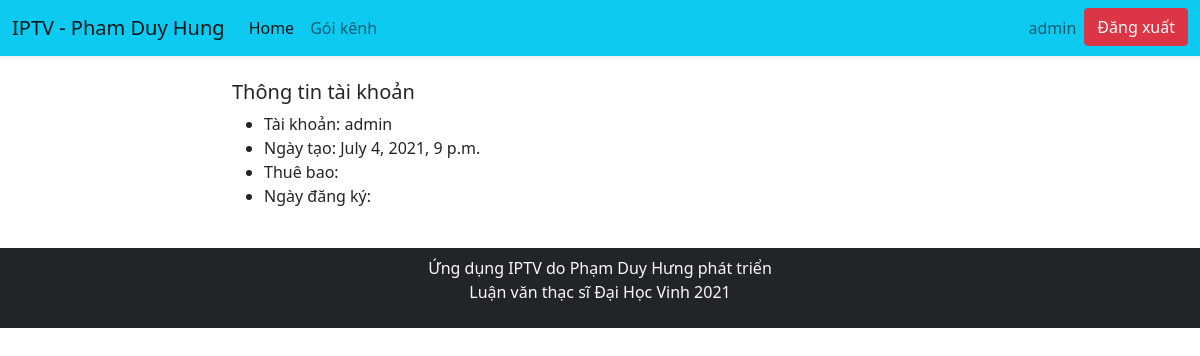
The page /profile/ (signed in) on the database as committed earlier.
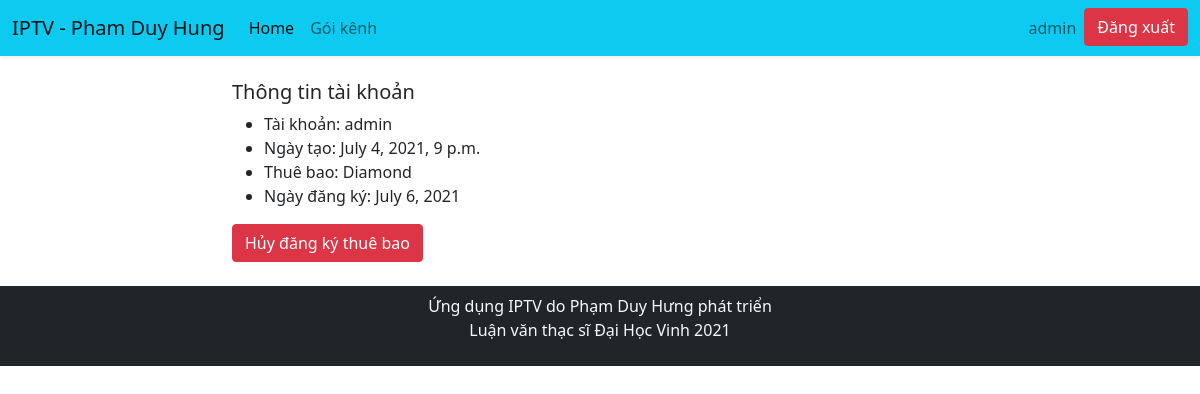
The same page on the database as committed later.
### iptv_mobile/models.py (models this page shows, shortened)
class Membership(models.Model):
    start_date = models.DateField(auto_now_add=True)
    user = models.OneToOneField(User, on_delete=models.CASCADE)
    group = models.ForeignKey(Group, on_delete=models.CASCADE)

class Group(models.Model):
    title = models.CharField(max_length=10)
    stream = models.ManyToManyField(Stream)
    price = models.IntegerField()
    def __str__(self):
        return self.title

### iptv_mobile/views.py (the view)
# urls.py: path('profile/', views.profile, name='profile'),
@login_required(login_url='/login/')
def profile(request):
    membership = Membership.objects.filter(user=request.user)
    context = {
        'membership': membership
    }
    return render(request, 'profile.html', context)

### iptv_mobile/templates/profile.html (shortened to what this page needs)
{% extends 'base.html' %}
{% block content %}
<div class="container">
    <div class="row justify-content-center">
        <div class="col-lg-8 py-4">
            <h5>Thông tin tài khoản</h5>
            <ul>
                <li>Tài khoản: {{ request.user.username}}</li>
                <li>Ngày tạo: {{ request.user.date_joined }} </li>
                <li>Thuê bao:
                    {{ membership.0.group }}
                </li>
                <li>Ngày đăng ký:
                    {% for i in membership %}
                    {{ i.start_date }}
                    {% endfor %}
                </li>
            </ul>
            {% if membership %}
            <a href="{% url 'ungroup' membership.0.group.id %}" class="btn btn-danger">Hủy đăng ký thuê bao</a>
            {% endif %}
        </div>
    </div>
</div>
{% endblock %}

### iptv_mobile/templates/base.html (shortened to what this page needs)
<!doctype html>
<html lang="en">
  <head>
    <link href="https://cdn.jsdelivr.net/npm/bootstrap@5.0.2/dist/css/bootstrap.min.css" rel="stylesheet">
    <link rel="stylesheet" href="https://cdn.jsdelivr.net/npm/bootstrap-icons@1.5.0/font/bootstrap-icons.css">
  </head>
  <body>
    <nav class="navbar navbar-expand-lg navbar-light bg-info shadow-sm">
        <div class="container-fluid">
          <a class="navbar-brand" href="{% url 'index' %}">IPTV - Pham Duy Hung</a>
          <div class="collapse navbar-collapse" id="navbarSupportedContent">
            <ul class="navbar-nav me-auto mb-2 mb-lg-0">
              <li class="nav-item">
                <a class="nav-link active" aria-current="page" href="{% url 'index' %}">Home</a>
              </li>
              <li class="nav-item">
                <a class="nav-link" href="{% url 'group' %}">Gói kênh</a>
              </li>
            </ul>
            <ul class="navbar-nav">
                <li class="nav-item">
                    <a class="nav-link " href="{% url 'profile' %}">{{ request.user.username }}</a>
                  </li>
                  <li class="nav-item">
                      <a href="{% url 'logout' %}" class=" btn btn-danger">Đăng xuất</a>
                  </li>
            </ul>
          </div>
        </div>
      </nav>
  {% block content %}
  {% endblock %}
    <footer>
        <div class="container-fluid bg-dark text-light py-2">
            <p class="text-center">
                Ứng dụng IPTV do Phạm Duy Hưng phát triển <br>
                Luận văn thạc sĩ Đại Học Vinh 2021
            </p>
        </div>
    </footer>
  </body>
</html>

Rows that differ between the two databases and show on the page:
added Membership: group.title "Diamond", start_date "July 6, 2021"
Other text that changed with them:
text now shown: "Hủy đăng ký thuê bao"
